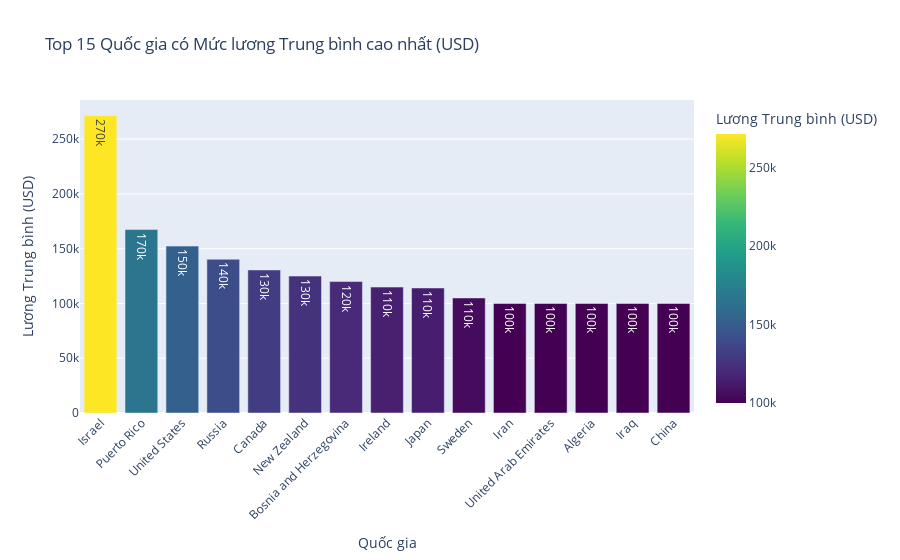

Source (notebook cell):
### Code cell
# 2. Vẽ biểu đồ cột cho Top 15 quốc gia có công ty trả lương cao nhất
top_n = 15

fig = px.bar(country_com_salary.sort_values(by='salary_in_usd', ascending=False).head(top_n),
            x='company_location', 
            y='salary_in_usd',
            title=f'Top {top_n} Quốc gia có Mức lương Trung bình cao nhất (USD)',
            labels={'salary_in_usd': 'Lương Trung bình (USD)', 'company_location': 'Quốc gia'},
            text_auto='.2s', # Hiển thị số liệu trên cột (dạng rút gọn 100k)
            color='salary_in_usd',
            color_continuous_scale='Viridis',

            )

fig.update_layout(xaxis_tickangle=-45) # Xoay nhãn trục X để dễ đọc
fig.show()

### Figure 1 — Plotly figure (JSON) as saved in the notebook; plotly's stock layout.template omitted (floating-point values rounded to 4 significant figures)
{"data": [{"hovertemplate": "Quốc gia=%{x}<br>Lương Trung bình (USD)=%{marker.color}<extra></extra>", "legendgroup": "", "marker": {"color": [271400.0, 167500.0, 152400.0, 140300.0, 130600.0, 125000.0, 120000.0, 114900.0, 114100.0, 105000.0, 100000.0, 100000.0, 100000.0, 100000.0, 100000.0], "coloraxis": "coloraxis", "pattern": {"shape": ""}}, "name": "", "orientation": "v", "showlegend": false, "textposition": "auto", "texttemplate": "%{y:.2s}", "type": "bar", "x": ["Israel", "Puerto Rico", "United States", "Russia", "Canada", "New Zealand", "Bosnia and Herzegovina", "Ireland", "Japan", "Sweden", "Iran", "United Arab Emirates", "Algeria", "Iraq", "China"], "xaxis": "x", "y": [271400.0, 167500.0, 152400.0, 140300.0, 130600.0, 125000.0, 120000.0, 114900.0, 114100.0, 105000.0, 100000.0, 100000.0, 100000.0, 100000.0, 100000.0], "yaxis": "y"}], "layout": {"barmode": "relative", "coloraxis": {"colorbar": {"title": {"text": "Lương Trung bình (USD)"}}, "colorscale": [[0, "#440154"], [0.1111, "#482878"], [0.2222, "#3e4989"], [0.3333, "#31688e"], [0.4444, "#26828e"], [0.5556, "#1f9e89"], [0.6667, "#35b779"], [0.7778, "#6ece58"], [0.8889, "#b5de2b"], [1, "#fde725"]]}, "legend": {"tracegroupgap": 0}, "title": {"text": "Top 15 Quốc gia có Mức lương Trung bình cao nhất (USD)"}, "xaxis": {"anchor": "y", "domain": [0, 1], "tickangle": -45, "title": {"text": "Quốc gia"}}, "yaxis": {"anchor": "x", "domain": [0, 1], "title": {"text": "Lương Trung bình (USD)"}}}}
